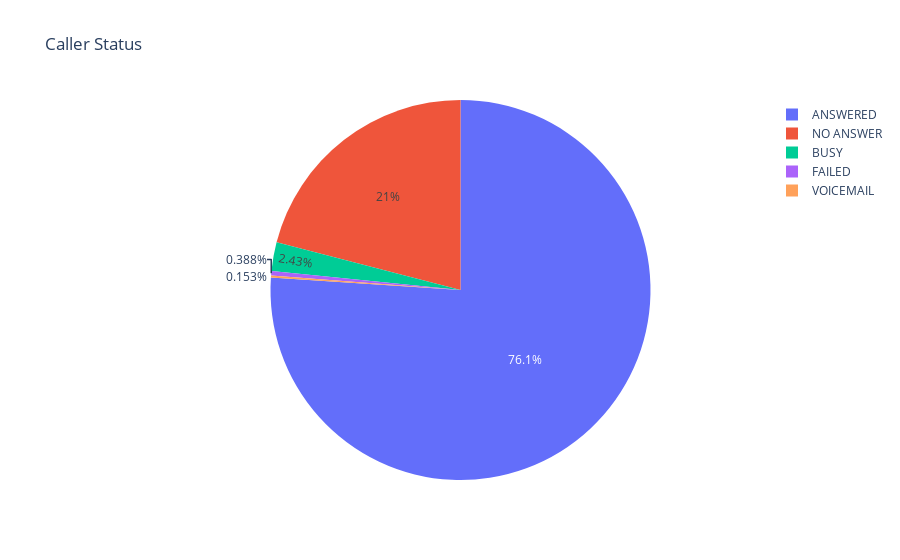

Source (notebook cell):
### Code cell
fig = px.pie(df1.groupby('Status')['Caller Name'].count().reset_index(),
             names='Status',
             values='Caller Name',
             title='Caller Status',
            )

fig.show()

### Figure 1 — Plotly figure (JSON) as saved in the notebook; plotly's stock layout.template omitted (floating-point values rounded to 4 significant figures)
{"data": [{"domain": {"x": [0, 1], "y": [0, 1]}, "hovertemplate": "Status=%{label}<br>Caller Name=%{value}<extra></extra>", "labels": ["ANSWERED", "BUSY", "FAILED", "NO ANSWER", "VOICEMAIL"], "legendgroup": "", "name": "", "showlegend": true, "type": "pie", "values": [91161, 2918, 465, 25130, 183]}], "layout": {"legend": {"tracegroupgap": 0}, "title": {"text": "Caller Status"}}}
